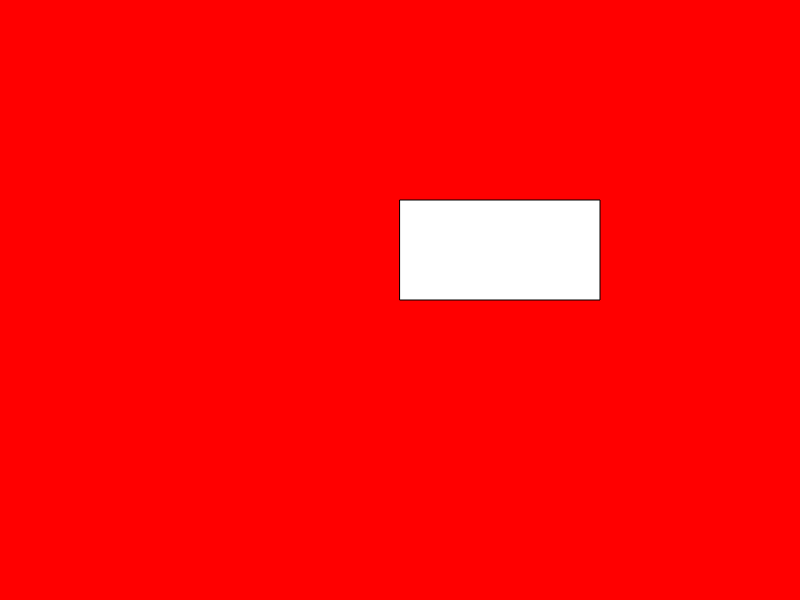
Frame 1 (no input)
Frame 60 (no input): identical to frame 1, image omitted
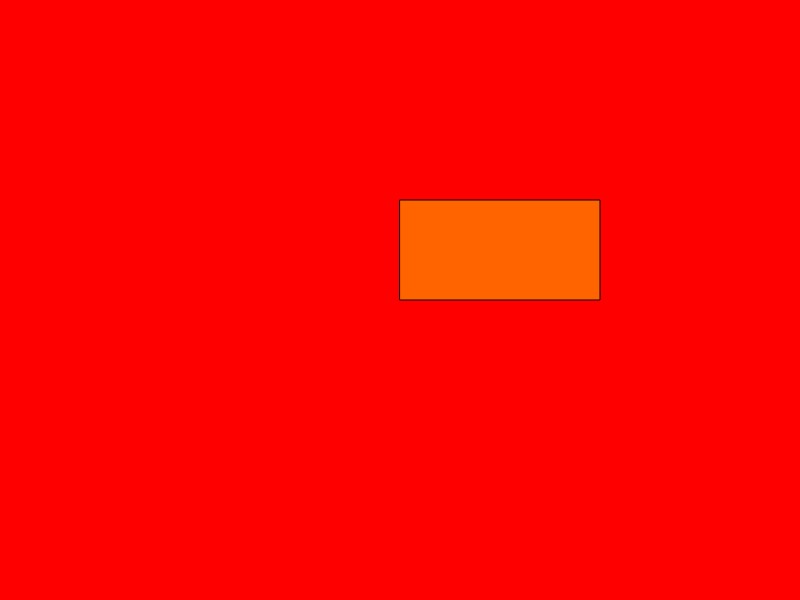
Frame 120 (the mouse pressed at the canvas centre since frame 60)

The p5.js sketch that drew these frames (run headless with seeded random() and noise() and a simulated clock; from frame 60 on, the mouse is pressed at the canvas centre):

// p5.js sketch
// ── sketch.js
function setup() {
  createCanvas(800, 600);
}

function draw() {
  background(220);

  // wenn die maus auf der linken hälfte vom canvas ist ...
  if(mouseX <= width/2){
    background(255,0,0);
  } else if(mouseY<= height / 2){
    background(0, 0, 255);
  } else {
    background(0, 255, 0);
  }
  // if - else if - else if - ... - else
  // nur einer der Blöcke wird aufgeführt
  /*
  if(mouseX >= width/2 && mouseY <= height/2){
    background(0, 0, 255);
  }
  */

  let rectX = 400;
  let rectY = 200;
  let rectW = 200;
  let rectH = 100;

  if(mouseX >= rectX  &&  mouseX <= rectX + rectW &&  mouseY >= rectY && mouseY <= rectY + rectH){
    fill(255, 255, 0);
    if(mouseIsPressed){
      fill(255, 100, 0);
    }
  } else {
    fill(255);
  }

  rect(rectX, rectY, rectW, rectH);


}
